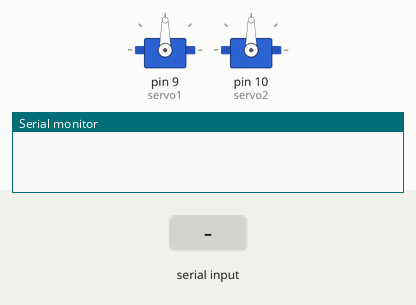
The sketch below on a simulated Arduino Uno, built with avr-gcc and run on an emulated ATmega328P. On the bench: 2 × servo, the last lines printed to the serial monitor. The test bench sets the inputs (shaded band).

Above: at 1.2 s.
1.3 s: "d\n" received over Serial
At 2.5 s:
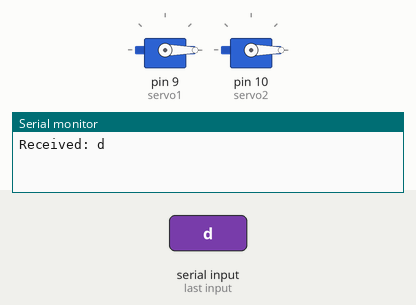
2.8 s: "a\n" received over Serial
At 3.7 s:
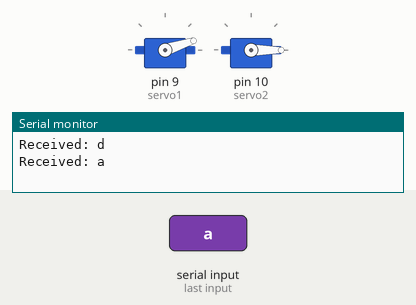
4.3 s: "a\n" received over Serial
At 4.9 s:
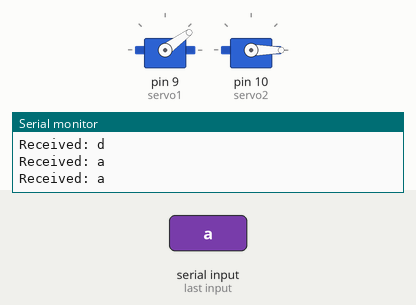
5.8 s: "w\n" received over Serial
At 7.0 s:
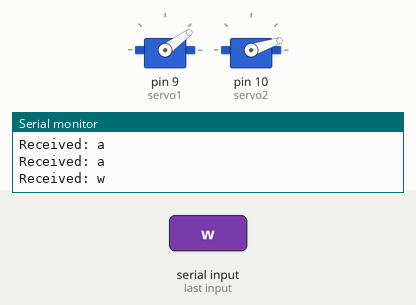
7.3 s: "w\n" received over Serial
At 8.4 s:
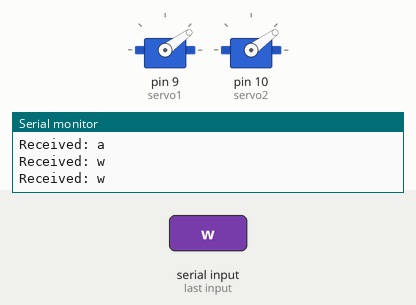
8.8 s: "d\n" received over Serial
At 9.5 s:
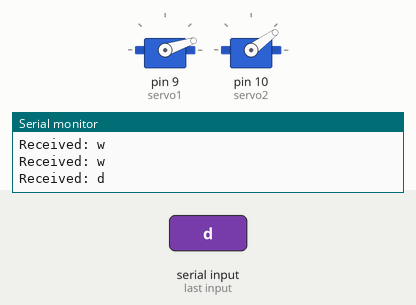
Timing chart, 0 to 11.3 s (numbered marks = the images above; inputs shaded):
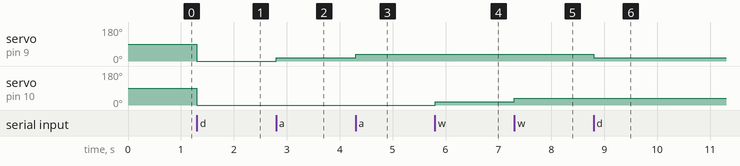

Measured:
- after the input at 1.3 s, servo on pin 9 (servo1), servo on pin 10 (servo2): 90° → 0° at once
- after the input at 2.8 s, servo on pin 9 (servo1): 0° → 18° at once
- after the input at 4.3 s, servo on pin 9 (servo1): 18° → 36° at once
- after the input at 5.8 s, servo on pin 10 (servo2): 0° → 18° at once
- after the input at 7.3 s, servo on pin 10 (servo2): 18° → 36° at once
- after the input at 8.8 s, servo on pin 9 (servo1): 36° → 18° at once

The sketch:

servoHandControl.ino
```cpp
#include <Servo.h>

Servo servo1;  // Create servo object for first servo
Servo servo2;  // Create servo object for second servo
int x = 0;
int y = 0;
void setup() {
    Serial.begin(9600);  // Start serial communication at 9600 baud
    servo1.attach(9);  // Attach first servo to pin D9
    servo2.attach(10); // Attach second servo to pin D10
}

void loop() {
   if (Serial.available()) {  // Check if data is available to read
        String receivedData = Serial.readStringUntil('\n');  // Read the incoming string
        Serial.print("Received: ");
        Serial.println(receivedData);  // Print received data

        if (receivedData == "d"){
          x-= 18;
        }
        else if (receivedData == "a"){
           x+= 18;
        }
        else if (receivedData == "s"){
          y-= 18;
        }
        else if (receivedData == "w"){
          y+=18;
        }

        if (x >180){
          x = 180;
        }
        else if (x < 0){
          x =0;
        }
        else if (y > 180){
          y = 180;
        }
        else if (y < 0){
          y = 0;
        }

            // Move both servos to 0 degrees
    servo1.write(x);
    servo2.write(y);
    delay(60);
    }


}
```
